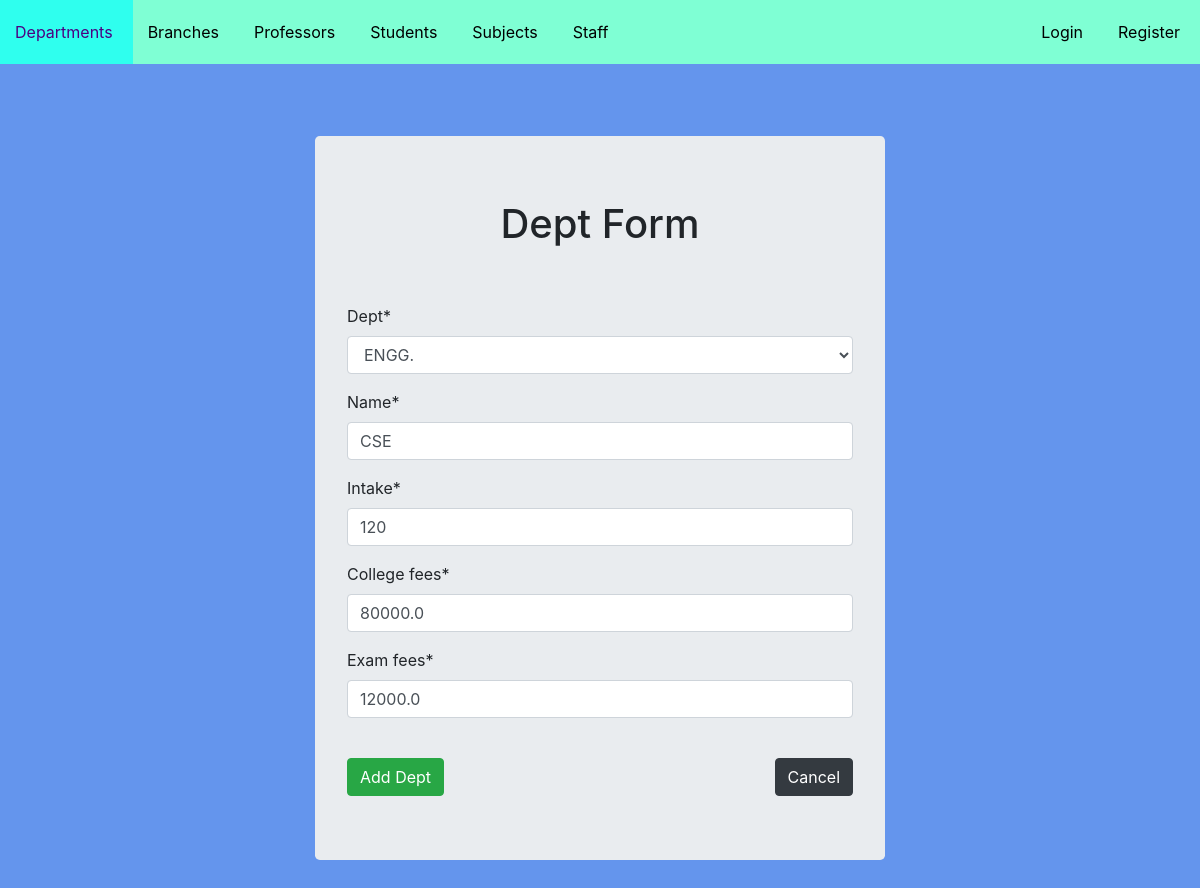
The app's page /branch/update/2/ with its own data.
### BranchApp/models.py (models this page shows, shortened)
class Branch(models.Model):
    dept = models.ForeignKey(Dept, on_delete=models.CASCADE)
    name = models.CharField(max_length=32)
    intake = models.IntegerField()
    college_fees = models.FloatField(default=0)
    exam_fees = models.FloatField(default=0)

### DeptApp/models.py (models this page shows)
class Dept(models.Model):
    name = models.CharField(max_length=32)
    def __str__(self) -> str:
        return f"{self.name}"

### BranchApp/views.py (the view)
# urls.py: path('update/<int:pk>/',BranchUpdateView.as_view(),name='update_branch'),
class BranchUpdateView(UpdateView):
    model = Branch
    form_class = BranchModelForm
    success_url = reverse_lazy('retrive_branch')

### BranchApp/forms.py (shortened to what this page needs)
class BranchModelForm(forms.ModelForm):
    class Meta:
        model = Branch
        fields = '__all__'

### templates/BranchApp/branch_form.html (shortened to what this page needs)
{% extends 'layout.html' %}
{% load crispy_forms_tags %}
{% block content %}
    <div class="container" style="width: 50%;">
        <form method="POST" class="jumbotron">
            <h1 style="text-align: center;">Dept Form</h1>
            <br><br>
            {{ form|crispy }}
            <br>
            <input type="submit" value="Add Dept" class="btn btn-success">
            <a href="{% url 'retrive_dept' %}">
                <input type="button" value="Cancel" class="btn btn-dark" style="float:right;">
            </a>
        </form>
    </div>
{% endblock %}

### static/main.css (style rules this page uses)
h1 { text-align: center; }

### records on screen
Branch: dept "ENGG.", intake "120", college_fees "80000.0", exam_fees "12000.0"
Dept: name "CSE"
